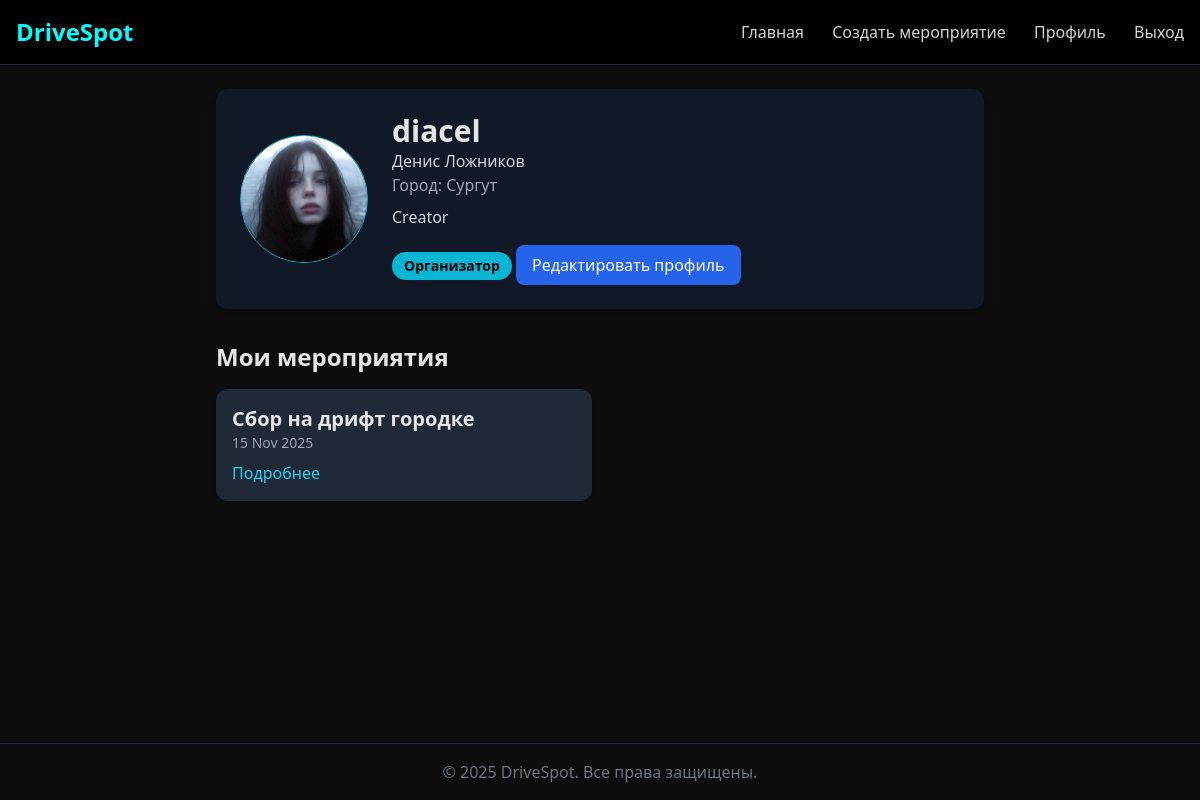
/users/profile/diacel/ (signed in), run on an earlier commit of the app's database.
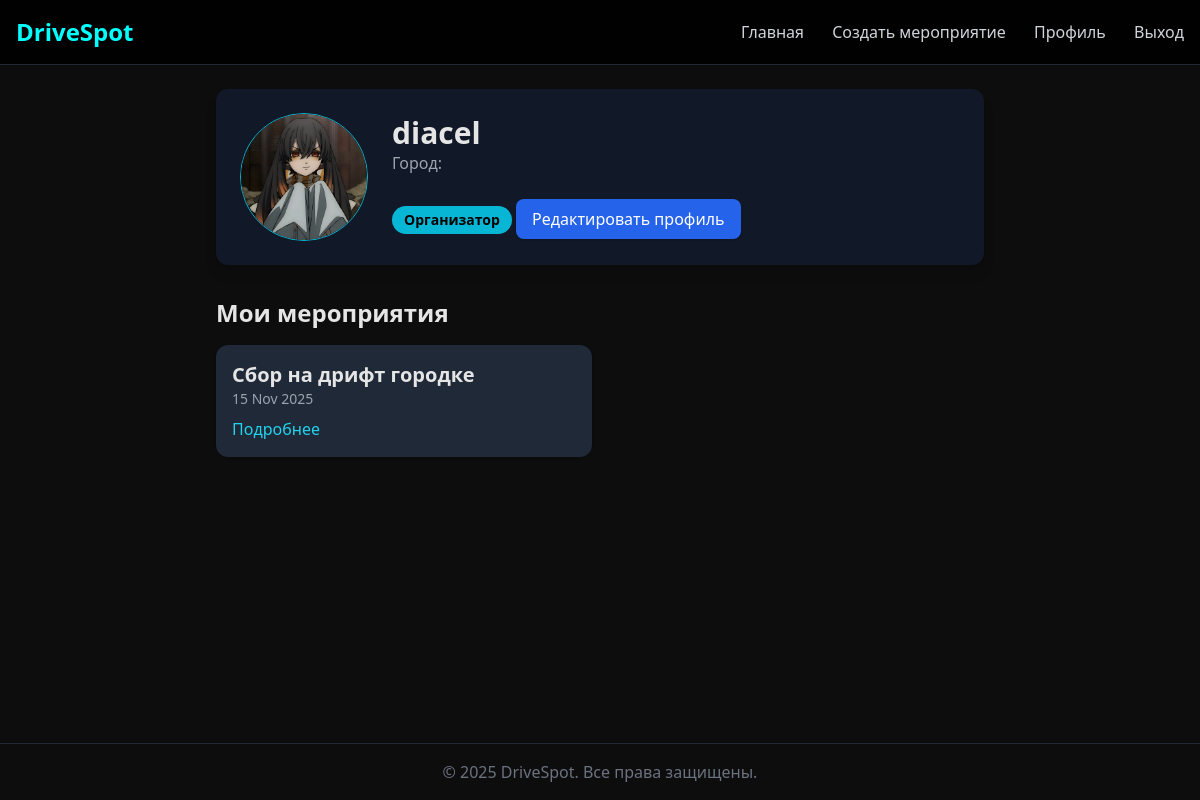
And on a later commit of the database.
### users/models.py (models this page shows, shortened)
class UserProfile(AbstractUser):
    city = models.ForeignKey(City, on_delete=models.SET_NULL, null=True, blank=True)
    avatar = models.ImageField(upload_to='avatars/', null=True, blank=True)
    bio = models.TextField(blank=True)
    car_info = models.CharField(max_length=255, blank=True)
    rating = models.FloatField(default=0)
    is_organizer = models.BooleanField(default=False)
    badges = models.JSONField(default=list, blank=True) # простая структура для бейджей

class City(models.Model):
    name = models.CharField(max_length=150, unique=True)
    slug = models.SlugField(max_length=160, unique=True)

### events/models.py (models this page shows)
class Event(models.Model):
    title = models.CharField(max_length=200)
    description = models.TextField(blank=True)
    city = models.ForeignKey(City, on_delete=models.CASCADE)
    category = models.ForeignKey(Category, on_delete=models.SET_NULL, null=True, blank=True)
    organizer = models.ForeignKey(UserProfile, on_delete=models.CASCADE, related_name='organized_events')
    date = models.DateTimeField()
    location = models.CharField(max_length=255, blank=True)
    cover_image = models.ImageField(upload_to='event_covers/', null=True, blank=True)
    max_participants = models.PositiveIntegerField(null=True, blank=True)
    participants = models.ManyToManyField(UserProfile, related_name='events_participated', blank=True)
    is_public = models.BooleanField(default=True)
    created_at = models.DateTimeField(auto_now_add=True)

### users/views.py (the view)
# urls.py: path('profile/<str:username>/', views.profile_view, name='profile'),
@login_required
def profile_view(request, username):
    user_profile = get_object_or_404(User, username=username)
    return render(request, 'users/profile.html', {'user_profile': user_profile})

### templates/users/profile.html (shortened to what this page needs)
{% extends 'base.html' %}
{% load static %}
{% block content %}
<div class="max-w-3xl mx-auto">
  <div class="card flex flex-col md:flex-row items-center gap-6 bg-gray-900 p-6 rounded-xl shadow-lg">
  {% if user_profile.avatar %}
    <img src="{{ user_profile.avatar.url }}" alt="avatar"
      class="w-32 h-32 rounded-full border border-cyan-500 object-cover">
  {% else %}
    <img src="{% static 'images/default_avatar.jpg' %}" alt="avatar"
      class="w-32 h-32 rounded-full border border-gray-600 object-cover">
  {% endif %}
  <div>
    <h1 class="text-3xl font-bold">{{ user_profile.username }}</h1>
    {% if user_profile.first_name or user_profile.last_name %}
      <p class="text-gray-300">{{ user_profile.first_name }} {{ user_profile.last_name }}</p>
    {% endif %}
    <p class="text-gray-400">Город: {{ user_profile.city.name }}</p>
    <p class="mt-2 text-gray-300">{{ user_profile.bio }}</p>
    {% if user_profile.is_organizer %}
      <span class="inline-block bg-cyan-500 text-black px-3 py-1 mt-3 rounded-full text-sm font-semibold">Организатор</span>
    {% endif %}
    {% if request.user == user_profile %}
      <a href="{% url 'profile_settings' %}" class="inline-block mt-4 px-4 py-2 bg-blue-600 hover:bg-blue-500 text-white rounded-lg shadow">
        Редактировать профиль
      </a>
    {% endif %}
  </div>
</div>
  <div class="mt-8">
    <h2 class="text-2xl font-semibold mb-4">Мои мероприятия</h2>
    <div class="grid md:grid-cols-2 gap-4">
      {% for event in user.organized_events.all %}
        <div class="card p-4 bg-gray-800 rounded-xl shadow">
          <h3 class="text-xl font-bold">{{ event.title }}</h3>
          <p class="text-gray-400 text-sm mb-2">{{ event.date|date:'d M Y' }}</p>
          <a href="/{{ event.id }}/" class="neon text-cyan-400 hover:underline">Подробнее</a>
        </div>
      {% empty %}
        <p class="text-gray-500">Нет созданных мероприятий.</p>
      {% endfor %}
    </div>
  </div>
</div>
{% endblock %}

### templates/base.html (shortened to what this page needs)
<!DOCTYPE html>
<html lang="ru">
<head>
  <script src="https://cdn.tailwindcss.com"></script>
</head>
<body class="font-sans min-h-screen flex flex-col">
  <header class="bg-black bg-opacity-90 p-4 flex justify-between items-center border-b border-gray-800">
    <a href="/" class="text-2xl font-bold neon">DriveSpot</a>
    <nav class="space-x-6 text-gray-300">
      <a href="/" class="hover:neon">Главная</a>
      {% if user.is_authenticated %}
        {% if user.is_organizer %}
          <a href="/create/" class="hover:neon">Создать мероприятие</a>
        {% endif %}
        <a href="/users/profile/" class="hover:neon">Профиль</a>
        <a href="users/logout/" class="hover:text-red-500">Выход</a>
      {% else %}
        <a href="users/login/" class="hover:neon">Вход</a>
        <a href="users/register/" class="hover:neon">Регистрация</a>
      {% endif %}
    </nav>
  </header>
  <main class="flex-1 p-6 max-w-5xl mx-auto w-full">
    {% block content %}{% endblock %}
  </main>
  <footer class="text-center py-4 border-t border-gray-800 text-gray-500">
    © 2025 DriveSpot. Все права защищены.
  </footer>
</body>
</html>

### templates/base.html (style rules this page uses)
body { background-color: #0d0d0d; color: #e5e5e5; }
a { transition: color 0.2s ease; }
.neon { color: #00ffff; }
.card { background: #1a1a1a; border-radius: 1rem; padding: 1rem; box-shadow: 0 0 10px #00ffff33; }

What changed in the data, as far as the page shows it:
changed UserProfile "diacel": avatar: picture added in place of a placeholder; first_name "Денис" → (not shown); last_name "Ложников" → (not shown); city.name "Сургут" → (not shown); bio "Creator" → (not shown)
